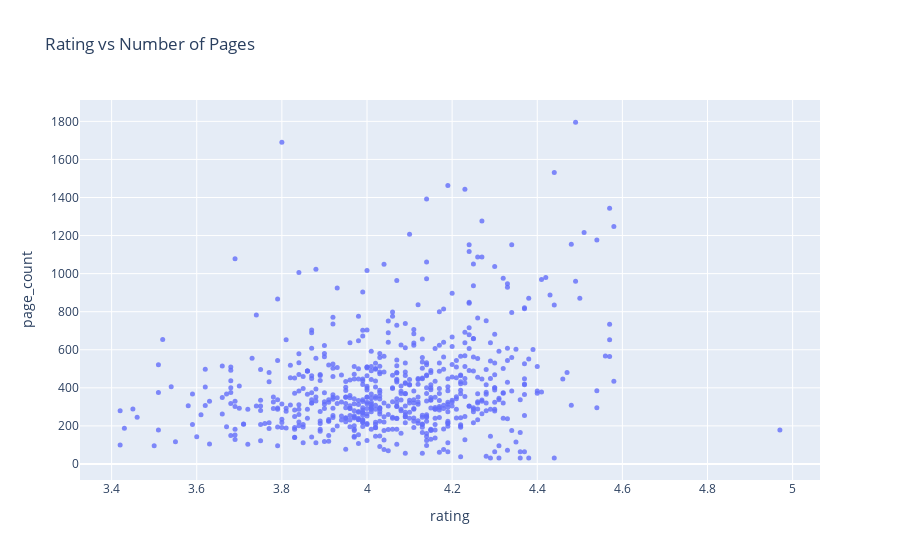

Write notebook code for a chart like this one.
### Code cell
#Rating vs Pagecount
fig = px.scatter(BooksClean_df, 
                 x='rating', 
                 y='page_count', 
                 opacity=0.8,
                 hover_data = ['author', 'title','genres'],
                 title='Rating vs Number of Pages')
fig.update_traces(marker_size=5)
fig.show()

### Figure 1 — Plotly figure (JSON) as saved in the notebook; plotly's stock layout.template omitted (floating-point values rounded to 4 significant figures; data arrays with more than 128 entries replaced by an {"elided": "..."} marker saying what was removed)
{"data": [{"customdata": {"elided": "652x3 str values"}, "hovertemplate": "rating=%{x}<br>page_count=%{y}<br>author=%{customdata[0]}<br>title=%{customdata[1]}<br>genres=%{customdata[2]}<extra></extra>", "legendgroup": "", "marker": {"color": "#636efa", "opacity": 0.8, "size": 5, "symbol": "circle"}, "mode": "markers", "name": "", "orientation": "v", "showlegend": false, "type": "scatter", "x": {"elided": "652 float values"}, "xaxis": "x", "y": {"elided": "652 int values"}, "yaxis": "y"}], "layout": {"legend": {"tracegroupgap": 0}, "title": {"text": "Rating vs Number of Pages"}, "xaxis": {"anchor": "y", "domain": [0, 1], "title": {"text": "rating"}}, "yaxis": {"anchor": "x", "domain": [0, 1], "title": {"text": "page_count"}}}}
